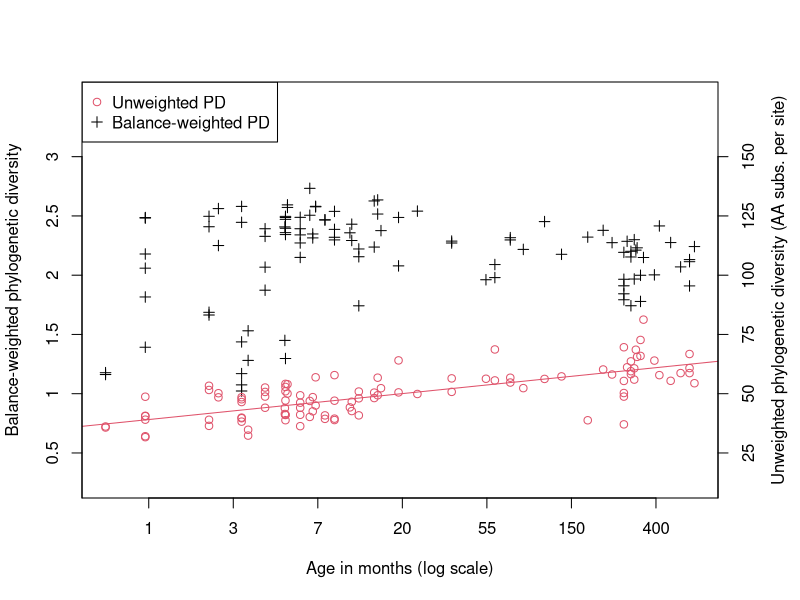

Reproduce this figure in R.
#!/usr/bin/env Rscript

fpd<-read.table("rarer.csv",head=T)
abab<-read.table("human_micro_meta.csv",head=T,sep="\t")

logage<-log(12*abab$Age.of.host..years.[match(fpd$placerun,as.integer(abab$MG.RAST.ID))])

pdf("phylo_diversity.pdf")
par(mar=c(5.1,4.1,4.1,4.1))
plot(logage,fpd$awpd,pch=3,ylim=c(0.25,3.5),ylab="Balance-weighted phylogenetic diversity",xlab="Age in months (log scale)",axes=F)
points(logage,fpd$pd/50,col=2)
abline(line(logage,fpd$pd/50),col=2)

cor.test(logage[logage<log(7)],fpd$awpd[logage<log(7)],method="spearman")
cor.test(logage[logage>log(7)],fpd$awpd[logage>log(7)],method="spearman")
cor.test(logage,fpd$pd)

#abline(line(logage,fpd$awpd))
pdaxis=c(0,0.5,1,1.5,2,2.5,3)
axis(side=2,at=pdaxis,labels=pdaxis)
ageaxis=seq(0,6,by=1)
axis(side=1,at=ageaxis,labels=round(signif(exp(ageaxis),2)))
axis(side=4,at=pdaxis,labels=50*pdaxis)
mtext("Unweighted phylogenetic diversity (AA subs. per site)",side=4,line=2.5)
legend("topleft", legend=c("Unweighted PD", "Balance-weighted PD"), pch=c(1,3),col=c(2,1))
box()
dev.off()

